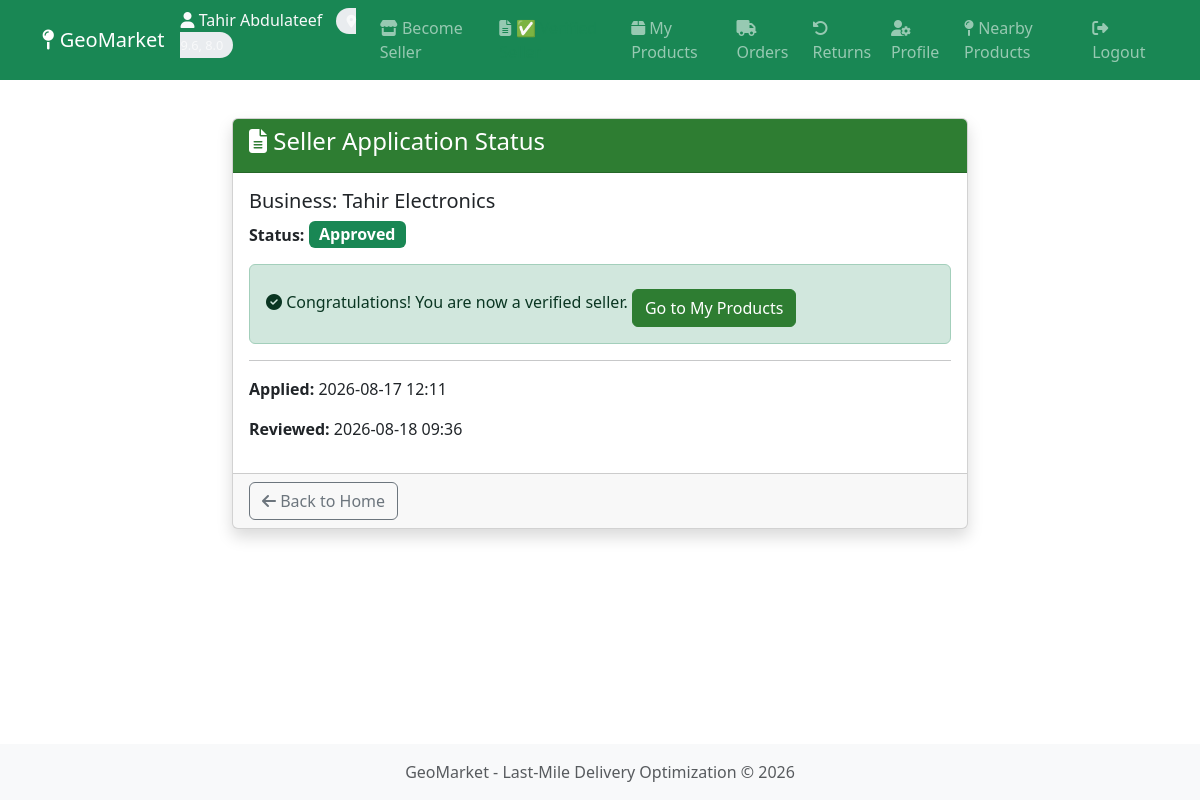
The app's page /auth/application-status (signed in) with its own data.
### app/models.py (models this page shows, shortened)
class User(db.Model, UserMixin):
    __tablename__ = 'users'
    id = db.Column(db.Integer, primary_key=True)
    email = db.Column(db.String(120), unique=True, nullable=False, index=True)
    password_hash = db.Column(db.String(128), nullable=False)
    full_name = db.Column(db.String(100), nullable=False)
    role = db.Column(db.String(20), nullable=False, default='buyer')
    is_verified_seller = db.Column(db.Boolean, default=False)
    is_active = db.Column(db.Boolean, default=True)
    created_at = db.Column(db.DateTime, default=datetime.utcnow)
    last_login = db.Column(db.DateTime, nullable=True)
    location = db.relationship('Location', backref='user', uselist=False, cascade='all, delete-orphan')
    products = db.relationship('Product', backref='seller', lazy='dynamic')
    orders_as_buyer = db.relationship('Order', foreign_keys='Order.buyer_id', backref='buyer', lazy='dynamic')
    orders_as_seller = db.relationship('Order', foreign_keys='Order.seller_id', backref='seller', lazy='dynamic')
    seller_application = db.relationship('SellerApplication', backref='applicant', uselist=False, cascade='all, delete-orphan', foreign_keys='SellerApplication.user_id')
    def is_seller(self):
        return self.role == 'seller' and self.is_verified_seller

class SellerApplication(db.Model):
    __tablename__ = 'seller_applications'
    id = db.Column(db.Integer, primary_key=True)
    user_id = db.Column(db.Integer, db.ForeignKey('users.id'), unique=True, nullable=False)
    business_name = db.Column(db.String(100), nullable=False)
    business_address = db.Column(db.String(255), nullable=False)
    business_phone = db.Column(db.String(20), nullable=True)
    id_document_path = db.Column(db.String(255), nullable=True)
    latitude = db.Column(db.Float, nullable=False)
    longitude = db.Column(db.Float, nullable=False)
    location_source = db.Column(db.String(20), default='gps')
    status = db.Column(db.String(20), nullable=False, default='pending')
    reviewed_by = db.Column(db.Integer, db.ForeignKey('users.id'), nullable=True)
    reviewed_at = db.Column(db.DateTime, nullable=True)
    rejection_reason = db.Column(db.String(255), nullable=True)
    created_at = db.Column(db.DateTime, default=datetime.utcnow)
    reviewer = db.relationship('User', foreign_keys=[reviewed_by])

### app/routes/auth.py (the view)
@auth_bp.route('/application-status')
@login_required
def application_status():
    application = SellerApplication.query.filter_by(user_id=current_user.id).first()
    if not application:
        flash('You have not applied to become a seller yet.', 'info')
        return redirect(url_for('main.index'))
    return render_template('auth/application_status.html', application=application)

### app/templates/auth/application_status.html (shortened to what this page needs)
{% extends "base.html" %}
{% block content %}
<div class="container py-5">
    <div class="row justify-content-center">
        <div class="col-md-8">
            <div class="card shadow">
                <div class="card-header bg-primary text-white">
                    <h4><i class="fas fa-file-alt"></i> Seller Application Status</h4>
                </div>
                <div class="card-body">
                    <h5>Business: {{ application.business_name }}</h5>
                    <p><strong>Status:</strong>
                        <span class="badge bg-{{
                            'warning' if application.status == 'pending' else
                            'success' if application.status == 'approved' else
                            'danger'
                        }} fs-6">
                            {{ application.status.capitalize() }}
                        </span>
                    </p>
                    {% if application.status == 'pending' %}
                        <div class="alert alert-info">
                            <i class="fas fa-hourglass-half"></i> Your application is under review. Admin will notify you soon.
                        </div>
                    {% elif application.status == 'approved' %}
                        <div class="alert alert-success">
                            <i class="fas fa-check-circle"></i> Congratulations! You are now a verified seller.
                            <a href="{{ url_for('products.dashboard') }}" class="btn btn-success mt-2">Go to My Products</a>
                        </div>
                    {% endif %}
                    <hr>
                    <p><strong>Applied:</strong> {{ application.created_at.strftime('%Y-%m-%d %H:%M') }}</p>
                    {% if application.reviewed_at %}
                        <p><strong>Reviewed:</strong> {{ application.reviewed_at.strftime('%Y-%m-%d %H:%M') }}</p>
                    {% endif %}
                </div>
                <div class="card-footer">
                    <a href="{{ url_for('main.index') }}" class="btn btn-outline-secondary">
                        <i class="fas fa-arrow-left"></i> Back to Home
                    </a>
                </div>
            </div>
        </div>
    </div>
</div>
{% endblock %}

### app/templates/base.html (shortened to what this page needs)
<!DOCTYPE html>
<html lang="en">
<head>
    <link href="https://cdn.jsdelivr.net/npm/bootstrap@5.3.0/dist/css/bootstrap.min.css" rel="stylesheet">
    <link rel="stylesheet" href="https://cdnjs.cloudflare.com/ajax/libs/font-awesome/6.4.0/css/all.min.css">
</head>
<body>
    <nav class="navbar navbar-expand-lg navbar-dark bg-success fixed-top">
        <div class="container">
            <a class="navbar-brand" href="{{ url_for('main.index') }}">
                <i class="fas fa-map-pin"></i> GeoMarket
            </a>
            <div class="collapse navbar-collapse" id="navbarNav">
                <ul class="navbar-nav ms-auto">
                    {% if current_user.is_authenticated %}
                        <li class="nav-item">
                            <span class="navbar-text text-light">
                                <i class="fas fa-user"></i> {{ current_user.full_name }}
                                {% if current_user.location %}
                                    <span class="location-badge">
                                        <i class="fas fa-map-marker-alt"></i>
                                    </span>
                                {% endif %}
                            </span>
                        </li>
                        <li class="nav-item">
                            <a class="nav-link" href="{{ url_for('auth.apply_seller') }}">
                                <i class="fas fa-store"></i> Become Seller
                            </a>
                        </li>
                        {% if current_user.is_authenticated %}
                            {% set app = SellerApplication.query.filter_by(user_id=current_user.id).first() %}
                            {% if app %}
                                <li class="nav-item">
                                    <a class="nav-link" href="{{ url_for('auth.application_status') }}">
                                        <i class="fas fa-file-alt"></i>
                                        {% if app.status == 'pending' %}
                                            <span class="text-warning">Application Pending</span>
                                        {% elif app.status == 'approved' %}
                                            <span class="text-success">✅ Verified Seller</span>
                                        {% elif app.status == 'rejected' %}
                                            <span class="text-danger">❌ Application Rejected</span>
                                        {% endif %}
                                    </a>
                                </li>
                            {% endif %}
                        {% endif %}
                        {% if current_user.is_seller() %}
                            <li class="nav-item">
                                <a class="nav-link" href="{{ url_for('products.dashboard') }}">
                                    <i class="fas fa-box"></i> My Products
                                </a>
                            </li>
                            <li class="nav-item">
                                <a class="nav-link" href="{{ url_for('orders.seller_dashboard') }}">
                                    <i class="fas fa-truck"></i> Orders
                                </a>
                            </li>
                            <li class="nav-item">
                                <a class="nav-link" href="{{ url_for('returns.seller_returns') }}">
                                    <i class="fas fa-undo-alt"></i> Returns
                                </a>
                            </li>
                        {% endif %}
                        <li class="nav-item">
                            <a class="nav-link" href="{{ url_for('auth.profile') }}">
                                <i class="fas fa-user-cog"></i> Profile
                            </a>
                        </li>
                        <li class="nav-item">
                            <a class="nav-link" href="{{ url_for('main.index') }}">
                                <i class="fas fa-map-pin"></i> Nearby Products
                            </a>
                        </li>
                        <li class="nav-item">
                            <a class="nav-link" href="{{ url_for('auth.logout') }}">
                                <i class="fas fa-sign-out-alt"></i> Logout
                            </a>
                        </li>
                    {% endif %}
                </ul>
            </div>
        </div>
    </nav>
    <main>
        {% block content %}{% endblock %}
    </main>
    <footer class="footer mt-auto py-3 bg-light" style="position: fixed; bottom: 0; width: 100%; z-index: 1000;">
    <div class="container text-center">
        <span class="text-muted">GeoMarket - Last-Mile Delivery Optimization &copy; 2026</span>
    </div>
    </footer>
</body>
</html>

### app/templates/base.html (style rules this page uses)
body { padding-top: 70px; padding-bottom: 70px; }
.location-badge { font-size: 0.8rem; background: #e9ecef; padding: 4px 10px; border-radius: 20px; margin-left: 10px; }
:root { --primary-color: #2e7d32; --secondary-color: #4caf50; }
.bg-primary { background-color: var(--primary-color) !important; }
.btn-success { background-color: #2e7d32; border-color: #2e7d32; }

### records on screen
User: full_name "Tahir Abdulateef"
SellerApplication: business_name "Tahir Electronics", status "Approved", created_at "2026-08-17 12:11", reviewed_at "2026-08-18 09:36"
